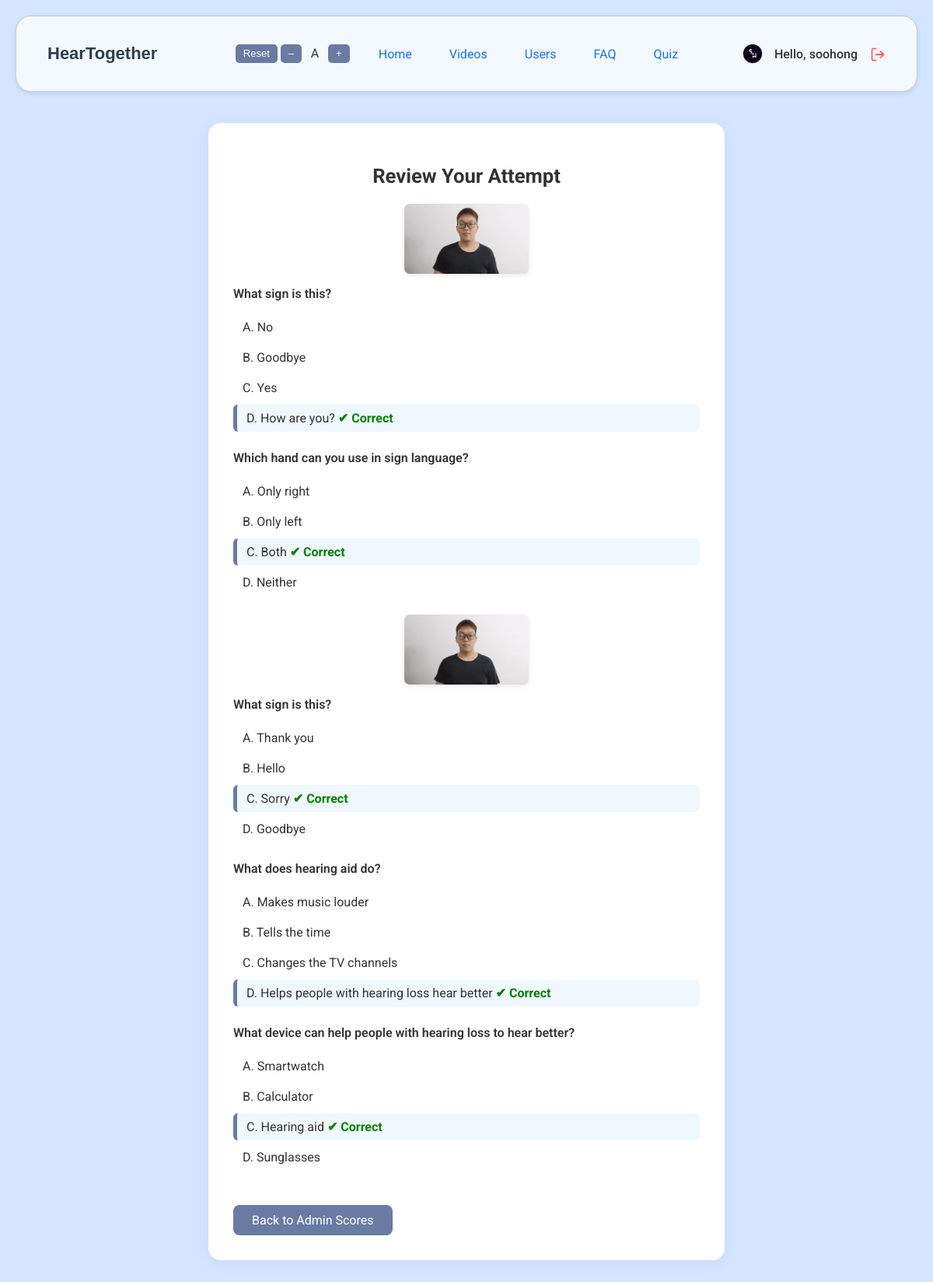
The app's page /quiz_view.php?attempt_id=12&admin=1&user=PenguinPlays (signed in) with its own data.
### tables this page shows
CREATE TABLE `users` (
  `user_id` int(11) NOT NULL,
  `username` varchar(128) NOT NULL,
  `password` varchar(255) NOT NULL,
  `email` varchar(255) NOT NULL,
  `profile_img` varchar(255) NOT NULL,
  `roles` varchar(10) NOT NULL,
  `is_approved` tinyint(1) NOT NULL DEFAULT 0,
  `created_at` datetime NOT NULL DEFAULT current_timestamp()
);

CREATE TABLE `quiz_responses` (
  `response_id` int(11) NOT NULL,
  `attempt_id` int(11) NOT NULL,
  `question_id` int(11) NOT NULL,
  `selected_option` char(1) NOT NULL,
  `is_correct` tinyint(1) NOT NULL
);

CREATE TABLE `quiz_questions` (
  `question_id` int(11) NOT NULL,
  `question_text` varchar(255) NOT NULL,
  `image` varchar(255) DEFAULT NULL,
  `option_a` varchar(100) NOT NULL,
  `option_b` varchar(100) NOT NULL,
  `option_c` varchar(100) NOT NULL,
  `option_d` varchar(100) NOT NULL,
  `correct_option` char(1) NOT NULL
);

### quiz_view.php (the view, shortened to what this page needs)
<?php
require 'database.php';
$username = $_SESSION['username'];
$attempt_id = isset($_GET['attempt_id']) ? intval($_GET['attempt_id']) : 0;
$is_admin_view = isset($_GET['admin']) && $_GET['admin'] == 1 && isset($_SESSION['roles']) && $_SESSION['roles'] === 'admin';
$view_username = $is_admin_view ? $_GET['user'] ?? '' : $username;
$responsesRes = $conn->prepare("
    SELECT qq.question_text, qq.image, qq.option_a, qq.option_b, qq.option_c, qq.option_d, qq.correct_option, qr.selected_option, qr.is_correct
    FROM quiz_responses qr
    JOIN quiz_questions qq ON qr.question_id = qq.question_id
    WHERE qr.attempt_id = ?
");
$responsesRes->bind_param("i", $attempt_id);
$responsesRes->execute();
$responses = $responsesRes->get_result();
?>
<!DOCTYPE html>
<html lang="en">
<head>
</head>
<body>
<?php include 'nav.php'; ?>
<main>
    <div class="container">
        <h2>Review Your Attempt</h2>
        <?php while ($row = $responses->fetch_assoc()): ?>
            <div class="question">
            <?php if (!empty($row['image']) && $row['image'] !== 'images/quiz_default.svg'): ?>
                    <img src="<?= htmlspecialchars($row['image']) ?>" alt="Question Image" class="question-img">
                <?php endif; ?>
                <p><?= htmlspecialchars($row['question_text']) ?></p>
                <?php foreach (['A', 'B', 'C', 'D'] as $opt): ?>
                    <?php
                        $option_text = $row["option_" . strtolower($opt)];
                        $classes = 'option';
                        if ($row['selected_option'] === $opt) $classes .= ' selected';
                    ?>
                    <div class="<?= $classes ?>">
                        <?= $opt ?>. <?= htmlspecialchars($option_text) ?>
                        <?php if ($row['selected_option'] === $opt): ?>
                            <?= $opt === $row['correct_option']
                                ? '<span class="correct"> ✔ Correct</span>'
                                : '<span class="incorrect"> ✖ Incorrect</span>' ?>
                        <?php endif; ?>
                    </div>
                <?php endforeach; ?>
            </div>
        <?php endwhile; ?>
        <?php if ($is_admin_view): ?>
        <a href="admin_quiz_scores.php?user=<?= urlencode($view_username) ?>" class="back-btn">Back to Admin Scores</a>
            <?php else: ?>
                <a href="quiz_home.php" class="back-btn">Back to Quiz Home</a>
            <?php endif; ?>
        </div>
</main>
</body>
</html>

### nav.php (shortened to what this page needs)
<?php
require_once 'database.php';
$currentPage = basename($_SERVER['PHP_SELF']);
$nav_profile_img = 'profile/profile.png';
if (isset($_SESSION['username'])) {
    $username = $_SESSION['username'];
    $stmt = $conn->prepare("SELECT profile_img FROM users WHERE username = ?");
    $stmt->bind_param("s", $username);
    $stmt->execute();
    $result = $stmt->get_result();
    if ($result && $row = $result->fetch_assoc()) {
        $nav_profile_img = !empty($row['profile_img']) ? $row['profile_img'] : 'profile/profile.png';
    }
}
?>
<!DOCTYPE html>
<html lang="en">
<head>
</head>
<body>
<header>
    <div class="header-title">
        <a href="homepage.php">HearTogether</a>
    </div>
    <div class="font-size-toggle" id="fontSizeToggle">
        <button type="button" id="fontSizeReset" title="Reset font size">Reset</button>
        <button type="button" id="fontSizeSmall" title="Decrease font size">–</button>
        <span id="fontSizeLabel" style="margin: 0 4px; font-size: 15px;">A</span>
        <button type="button" id="fontSizeLarge" title="Increase font size">+</button>
    </div>
    <nav>
        <ul class="nav-links" id="navLinks">
            <li>
                <a class='nav-anc <?php echo $currentPage == "homepage.php" ? "active" : ""; ?>'
                href="homepage.php">Home</a>
            </li>
            <li>
                <a class='nav-anc <?php echo $currentPage == "videos.php" || $currentPage == "admin_videos.php" ? "active" : ""; ?>'
                href="<?php echo (isset($_SESSION['roles']) && $_SESSION['roles'] === 'admin') ? 'admin_videos.php' : 'videos.php'; ?>">Videos</a>
            </li>
            <?php if (isset($_SESSION['roles']) && $_SESSION['roles'] === 'admin') : ?>
                <li>
                    <a class='nav-anc <?php echo $currentPage == "admin_users.php" ? "active" : ""; ?>' href="admin_users.php">Users</a>
                </li>
            <?php endif; ?>
            <li>
                <a class='nav-anc <?php echo ($currentPage == "faq.php" || $currentPage == "admin_faq.php") ? "active" : ""; ?>'
                href="<?php echo (isset($_SESSION['roles']) && $_SESSION['roles'] === 'admin') ? 'admin_faq.php' : 'faq.php'; ?>">
                FAQ
                </a>
            </li>
            <li>
                <a class='nav-anc <?php echo ($currentPage == "quiz_home.php" || $currentPage == "admin_quiz.php") ? "active" : ""; ?>'
                href="<?php echo (isset($_SESSION['roles']) && $_SESSION['roles'] === 'admin') ? 'admin_quiz.php' : 'quiz_home.php'; ?>">
                Quiz
                </a>
            </li>
        </ul>
    </nav>
    <div class="greeting greeting-desktop">
        <?php if (isset($_SESSION['username'])) : ?>
           <img src="<?php echo htmlspecialchars($nav_profile_img); ?>" alt="Profile Picture" class="profile">
            <a href="profile.php">
                <span>Hello, <?php echo htmlspecialchars($_SESSION['username']); ?></span>
            </a>
            <form action="logout.php" method="post" style="display:inline;">
                <button type="submit" class="logout-btn" title="Logout">
                    <img src="icons/logout.png" alt="Logout Icon">
                </button>
            </form>
        <?php endif; ?>
    </div>
</header>
</body>
</html>

### quiz_view.php (style rules this page uses)
body { background: var(--background-colour); font-family: 'Roboto', sans-serif; color: var(--text); margin: 0; }
.container { max-width: 600px; margin: 40px auto; padding: 32px; background: var(--container-background); border-radius: 16px; box-shadow: 0 4px 16px rgba(106, 123, 162, 0.1); }
h2 { text-align: center; color: var(--text); }
.question { margin-bottom: 24px; }
.question p { font-weight: 600; }
.question-img { display: block; margin: 0 auto 12px auto; max-width: 160px; max-height: 120px; object-fit: contain; border-radius: 7px; box-shadow: 0 2px 6px rgba(0,0,0,0.09); background: #f9f9f9; }
.option { padding: 8px 12px; margin: 4px 0; border-radius: 6px; }
.selected { background: #f0f8ff; border-left: 5px solid var(--primary-colour); }
.correct { color: green; font-weight: bold; }
.back-btn { background: var(--button-background); color: white; padding: 10px 24px; border: none; border-radius: 8px; font-size: 1rem; text-decoration: none; display: inline-block; margin-top: 20px; }

### nav.php (style rules this page uses)
:root { --primary-colour: #6A7BA2; --primary-hover: #5C728A; --background-colour: rgb(211, 229, 255); --container-background: #ffffff; --input-background: #ffffff; --text: #333333; --placeholder-colour: #999999; --heading-colour: #2C3E50; --border-colour: #cccccc; --focus-border-colour: #738678; --button-background: var(--primary-colour); --button-hover: var(--primary-hover); --button-text: #ffffff; --link-colour: #1a73e8; --link-hover: #1558b0; --toast-success-bg: #1d8a47; --toast-error-bg: #ff5e57; --box-shadow: 0 2px 6px rgba(0, 0, 0, 0.1); --border-radius: 8px; --transition-speed: 0.3s; --danger: #e57373; }
header { background-color: rgb(243, 249, 255); color: var(--text); padding: 35px 40px; margin: 20px 20px 0 20px; font-family: 'Roboto', sans-serif; display: flex; align-items: center; border-radius: 20px; border: 1px solid var(--border-colour); box-shadow: var(--box-shadow); justify-content: space-between; flex-wrap: wrap; position: relative; gap: 0; }
.header-title { flex: 1 1 0%; display: flex; align-items: center; justify-content: flex-start; font-family: "Poppins", sans-serif; min-width: 180px; }
.header-title a { text-decoration: none; color: var(--heading-colour); font-size: 22px; font-weight: 600; }
nav { flex: 2 1 0%; display: flex; align-items: center; justify-content: center; position: relative; min-width: 250px; }
.nav-links { list-style: none; display: flex; justify-content: center; align-items: center; gap: 48px; padding: 0; margin: 0; transition: max-height 0.4s ease; }
.nav-links li a { color: var(--link-colour); text-decoration: none; font-size: 16px; transition: color var(--transition-speed) ease; }
.greeting-desktop { flex: 1 1 0%; display: flex; justify-content: flex-end; align-items: center; min-width: 180px; gap: 10px; }
.greeting img.profile { width: 24px; height: 24px; border-radius: 50%; margin-right: 5px; border: 1.5px solid var(--border-colour); background: var(--container-background); }
.greeting span { font-size: 16px; color: var(--text); }
.greeting form { display: flex; align-items: center; margin: 0 0 0 6px; }
.logout-btn { background: none; border: none; cursor: pointer; padding: 0; }
.logout-btn img { width: 20px; height: 20px; transition: opacity var(--transition-speed) ease; vertical-align: middle; }
.greeting a { color: var(--text); text-decoration: none; font-weight: 500; display: flex; align-items: center; }
.font-size-toggle { display: flex; align-items: center; gap: 4px; margin-left: 12px; user-select: none; }
.font-size-toggle button { background: var(--button-background); color: var(--button-text); border: none; border-radius: 5px; padding: 5px 10px; font-size: 13px; cursor: pointer; transition: background 0.2s; line-height: 1.1; }
#fontSizeLabel { min-width: 18px; display: inline-block; text-align: center; transition: font-size 0.2s; }
h1, h2, h3, h4, h5, h6 { font-size: revert; font-size: unset; }
h2 { font-size: 1.6rem !important; }

### records on screen
users: profile_img (picture)
quiz_responses: question.image (picture), question.question_text "What sign is this?", opt "A", question.option_a "No", opt "B", question.option_b "Goodbye", opt "C", question.option_c "Yes", opt "D", question.option_d "How are you?", selected_option "✔ Correct"
quiz_responses: question.question_text "Which hand can you use in sign language?", opt "A", question.option_a "Only right", opt "B", question.option_b "Only left", opt "C", question.option_c "Both", selected_option "✔ Correct", opt "D", question.option_d "Neither"
quiz_responses: question.image (picture), question.question_text "What sign is this?", opt "A", question.option_a "Thank you", opt "B", question.option_b "Hello", opt "C", question.option_c "Sorry", selected_option "✔ Correct", opt "D", question.option_d "Goodbye"
quiz_responses: question.question_text "What does hearing aid do?", opt "A", question.option_a "Makes music louder", opt "B", question.option_b "Tells the time", opt "C", question.option_c "Changes the TV channels", opt "D", question.option_d "Helps people with hearing loss hear better", selected_option "✔ Correct"
quiz_responses: question.question_text "What device can help people with hearing loss to hear better?", opt "A", question.option_a "Smartwatch", opt "B", question.option_b "Calculator", opt "C", question.option_c "Hearing aid", selected_option "✔ Correct", opt "D", question.option_d "Sunglasses"

### other values on screen
$_SESSION['username'] "soohong"
